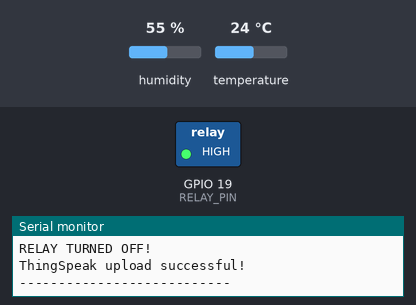
Recording of a sketch running on a simulated ESP32. On the bench: switched loads named in the sketch (green lamp = pin HIGH), the last lines printed to the serial monitor. Inputs (shaded band) come from the test bench; at power-on: temperature 24 °C, humidity 55 %. WiFi joins after 1.5 s; servers stay silent unless stated.

Above: at 3.7 s.
3.8 s: temperature set to 28 °C
7.2 s: temperature set to 31 °C
At 8.4 s:
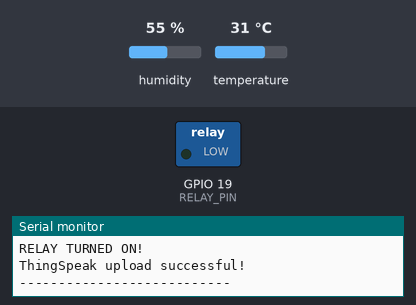
10.6 s: temperature set to 27 °C
14.2 s: temperature set to 24 °C
At 16.0 s:
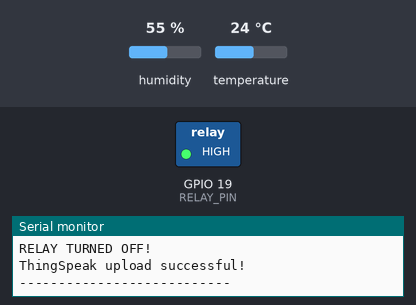
17.6 s: temperature set to 33 °C
At 19.2 s:
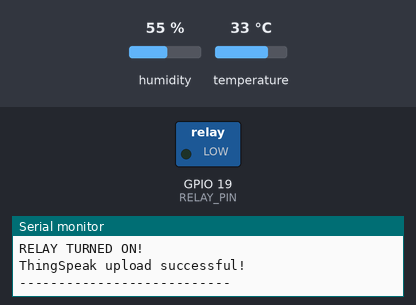
Timing chart, 0 to 20.7 s (numbered marks = the images above; inputs shaded):
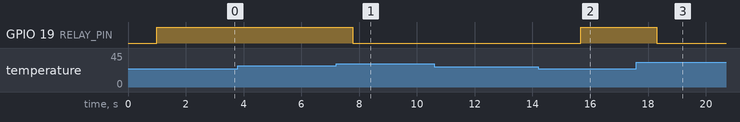

The sketch:

KarthickRelay.ino
```cpp
#include <WiFi.h>
#include <ThingSpeak.h>
#include <DHT.h>

// -------- Wi-Fi credentials --------
const char* ssid = "Srivar";
const char* password = "sriram@06";

// -------- ThingSpeak settings --------
unsigned long channelID = 3548817;
const char* writeAPIKey = "WX7FQYPVRK7YSEUU";

// -------- DHT11 configuration --------
#define DHTPIN 21
#define DHTTYPE DHT11
#define RELAY_PIN 19 //

// #define TEMP_ON 30.0
// #define TEMP_OFF 25.0

#define RELAY_ON LOW //
#define RELAY_OFF HIGH //

DHT dht(DHTPIN, DHTTYPE);

bool relayState = false; //

WiFiClient client;

void connectWiFi() {
  Serial.print("Connecting to Wi-Fi");

  WiFi.mode(WIFI_STA);
  WiFi.begin(ssid, password);

  int attempts = 0;

  while (WiFi.status() != WL_CONNECTED && attempts < 30) {
    delay(500);
    Serial.print(".");
    attempts++;
  }

  if (WiFi.status() == WL_CONNECTED) {
    Serial.println("\nWi-Fi connected!");
    Serial.print("IP Address: ");
    Serial.println(WiFi.localIP());
  } else {
    Serial.println("\nWi-Fi connection failed.");
  }
}

void setup() {
  Serial.begin(115200);
  delay(1000);

  pinMode(RELAY_PIN, OUTPUT); //

  digitalWrite(RELAY_PIN, RELAY_OFF); //

  Serial.println("\nESP32 DHT11 ThingSpeak Logger");

  dht.begin();
  connectWiFi();

  ThingSpeak.begin(client);
}

void loop() {
  // Reconnect if Wi-Fi disconnects
  if (WiFi.status() != WL_CONNECTED) {
    Serial.println("Wi-Fi disconnected.");
    connectWiFi();
  }

  if (WiFi.status() != WL_CONNECTED) {
    Serial.println("Upload skipped. Wi-Fi unavailable.");
    delay(10000);
    return;
  }

  // Read sensor data
  float temperature = dht.readTemperature();
  float humidity = dht.readHumidity();

  if (isnan(temperature) || isnan(humidity)) {
    Serial.println("DHT11 reading failed. Check sensor wiring.");
    delay(20000);
    return;
  }

  // Display sensor readings
  Serial.println("\n----- Sensor Readings -----");

  Serial.print("Temperature: ");
  Serial.print(temperature, 1);
  Serial.println(" °C");

  Serial.print("Humidity: ");
  Serial.print(humidity, 1);
  Serial.println(" %");

  if (temperature >= 30.0) {
    if (relayState == false) {
      relayState = true;

      digitalWrite(RELAY_PIN, RELAY_ON);

      Serial.println("Temp Threshold Reached!");
      Serial.println("RELAY TURNED ON!");
    }
  }

  else if (temperature <= 25.0) {
    if (relayState = true) {
      relayState = false;

      digitalWrite(RELAY_PIN, RELAY_OFF);

      Serial.println("Temp Below Threshold!");
      Serial.println("RELAY TURNED OFF!");
    }
  }

  // Prepare ThingSpeak fields
  ThingSpeak.setField(1, temperature);
  ThingSpeak.setField(2, humidity);

  // Upload both values in one channel update
  int responseCode =
      ThingSpeak.writeFields(channelID, writeAPIKey);

  if (responseCode == 200) {
    Serial.println("ThingSpeak upload successful!");
  } else {
    Serial.print("ThingSpeak upload failed. HTTP code: ");
    Serial.println(responseCode);
  }

  Serial.println("---------------------------");

  // Wait 20 seconds between uploads
  delay(1000);
}
```

Measured:
- the behaviour switches between 29 and 30 °C on temperature (found by bisection; images 0 and 1)
- the behaviour switches between 26 and 25 °C on temperature (found by bisection; images 1 and 2)
- after the input at 7.2 s, GPIO 19 (RELAY_PIN): HIGH → LOW after 0.59 s
- after the input at 14.2 s, GPIO 19 (RELAY_PIN): LOW → HIGH after 1.5 s
- after the input at 17.6 s, GPIO 19 (RELAY_PIN): HIGH → LOW after 0.70 s
